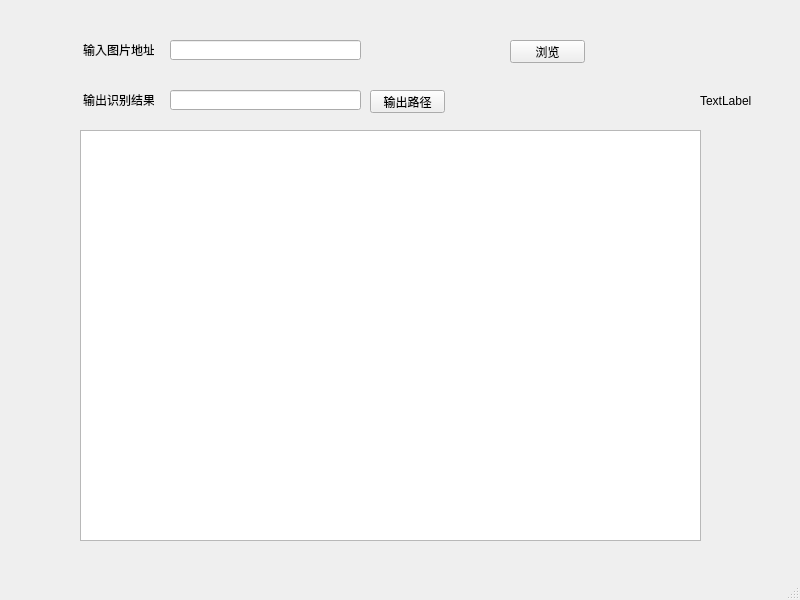
<?xml version="1.0" encoding="UTF-8"?>
<ui version="4.0">
 <class>MainWindow</class>
 <widget class="QMainWindow" name="MainWindow">
  <property name="geometry">
   <rect>
    <x>0</x>
    <y>0</y>
    <width>800</width>
    <height>600</height>
   </rect>
  </property>
  <property name="windowTitle">
   <string>MainWindow</string>
  </property>
  <widget class="QWidget" name="centralwidget">
   <widget class="QLabel" name="label">
    <property name="geometry">
     <rect>
      <x>83</x>
      <y>40</y>
      <width>71</width>
      <height>20</height>
     </rect>
    </property>
    <property name="text">
     <string>输入图片地址</string>
    </property>
   </widget>
   <widget class="QLineEdit" name="lineEdit">
    <property name="geometry">
     <rect>
      <x>170</x>
      <y>40</y>
      <width>191</width>
      <height>20</height>
     </rect>
    </property>
   </widget>
   <widget class="QPushButton" name="pushButton">
    <property name="geometry">
     <rect>
      <x>510</x>
      <y>40</y>
      <width>75</width>
      <height>23</height>
     </rect>
    </property>
    <property name="text">
     <string>浏览</string>
    </property>
   </widget>
   <widget class="QLabel" name="label_2">
    <property name="geometry">
     <rect>
      <x>83</x>
      <y>90</y>
      <width>71</width>
      <height>20</height>
     </rect>
    </property>
    <property name="text">
     <string>输出识别结果</string>
    </property>
   </widget>
   <widget class="QLineEdit" name="lineEdit_2">
    <property name="geometry">
     <rect>
      <x>170</x>
      <y>90</y>
      <width>191</width>
      <height>20</height>
     </rect>
    </property>
   </widget>
   <widget class="QGraphicsView" name="graphicsView">
    <property name="geometry">
     <rect>
      <x>80</x>
      <y>130</y>
      <width>621</width>
      <height>411</height>
     </rect>
    </property>
   </widget>
   <widget class="QLabel" name="label_3">
    <property name="geometry">
     <rect>
      <x>700</x>
      <y>90</y>
      <width>54</width>
      <height>21</height>
     </rect>
    </property>
    <property name="text">
     <string>TextLabel</string>
    </property>
   </widget>
   <widget class="QPushButton" name="pushButton_2">
    <property name="geometry">
     <rect>
      <x>370</x>
      <y>90</y>
      <width>75</width>
      <height>23</height>
     </rect>
    </property>
    <property name="text">
     <string>输出路径</string>
    </property>
   </widget>
  </widget>
  <widget class="QMenuBar" name="menubar">
   <property name="geometry">
    <rect>
     <x>0</x>
     <y>0</y>
     <width>800</width>
     <height>23</height>
    </rect>
   </property>
  </widget>
  <widget class="QStatusBar" name="statusbar"/>
 </widget>
 <resources/>
 <connections/>
</ui>
